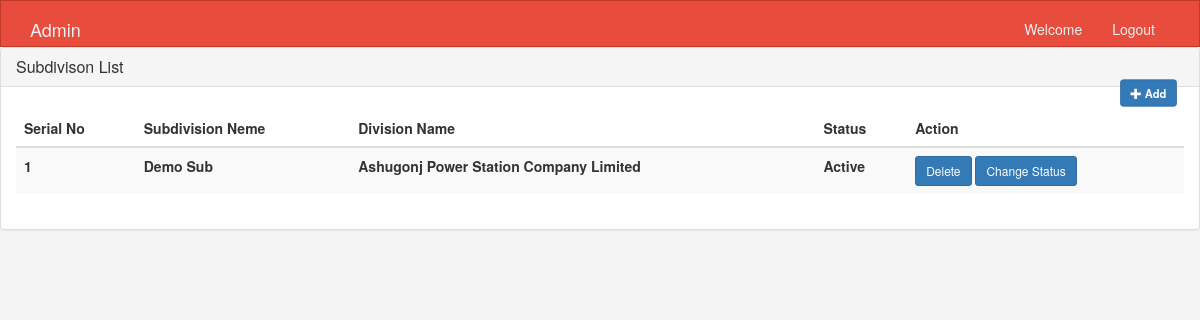
Page /adminsubdivison.php (signed in) on the committed database.
### tables this page shows
CREATE TABLE `subdivisions` (
  `subdivision_id` int(11) NOT NULL,
  `subdivision_name` varchar(255) NOT NULL,
  `division_id` int(11) NOT NULL,
  `subdivision_status` tinyint(1) NOT NULL DEFAULT '1',
  `subdivision_doc` datetime NOT NULL,
  `subdivision_dom` timestamp NOT NULL DEFAULT CURRENT_TIMESTAMP,
  `subdivision_creator` int(11) NOT NULL
);

CREATE TABLE `divisions` (
  `division_id` int(11) NOT NULL,
  `division_name` varchar(255) NOT NULL,
  `ministry_id` int(11) NOT NULL,
  `division_status` tinyint(1) NOT NULL DEFAULT '1',
  `division_doc` datetime NOT NULL,
  `division_dom` timestamp NOT NULL DEFAULT CURRENT_TIMESTAMP ON UPDATE CURRENT_TIMESTAMP,
  `division_creator` int(11) NOT NULL
);

### adminsubdivison.php (the view, shortened to what this page needs)
<?php
  include 'database_connect.php';
?>
<!DOCTYPE html>
<html lang="en">
  <head>
    <link href="bootstrap.min.css" rel="stylesheet">
    <link href="style.css" rel="stylesheet">
  </head>
<body>
<nav class="navbar navbar-default">
  <div class="container">
    <div class="navbar-header">
      <a class="navbar-brand" href="#">Admin</a>
    </div>
    <div id="navbar" class="collapse navbar-collapse">
      <ul class="nav navbar-nav navbar-right">
        <li><a href="#">Welcome</a></li>
        <li><a href="logout.php">Logout</a></li>
      </ul>
    </div>
  </div>
</nav>
<div class="panel panel-default">
  <div class="panel-heading">
    <h3 class="panel-title">Subdivison List</h3>
    <a href="addsubdivison.php" class="btn btn-primary a-btn-slide-text" style="float: right;">
      <span class="glyphicon glyphicon-plus" aria-hidden="true"></span>
      <span><strong>Add</strong></span>
    </a>
  </div>
  <div class="panel-body">
    <table class="table table-striped table-hover">
      <thead>
        <tr>
          <th>Serial No</th>
          <th>Subdivision Neme</th>
          <th>Division Name</th>
          <th>Status</th>
          <th>Action</th>
        </tr>
      </thead>
      <tbody>
        <?php
          $sql="select * from subdivisions join divisions where subdivisions.division_id = divisions.division_id";
          $res = mysqli_query($conn,$sql);
          $count=0;
          while($row = mysqli_fetch_array($res))
          {
            $status=$row['subdivision_status'];
            if ($status == '1') {
                $a='Active';
            }else{
                $a='Inactive';
            }
            $count++;
        ?>
        <tr>
          <th><?php echo $count;?></th>
          <th><?php echo $row['subdivision_name'];?></th>
          <th><?php echo $row['division_name'];?></th>
          <th><?php echo $a;?></th>
          <th class="action">
            <form method="post" action="adminsubdivison.php">
              <button type="submit" class="btn btn-primary a-btn-slide-text btn-sm" name="delete">Delete</button>
              <button type="submit" class="btn btn-primary a-btn-slide-text btn-sm" name="status">Change Status</button>
            </form>
          </th>
        </tr>
        <?php } ?>
      </tbody>
    </table>
  </div>
</div>
  </body>
</html>

### style.css (style rules this page uses)
body { background:#f4f4f4; }
.navbar { min-height: 33px !important; margin-bottom:0; border-radius:0; }
.navbar-nav > li > a, .navbar-brand { padding-top:6px !important; padding-bottom:0 !important; height: 33px; }
.navbar-default { background-color: #e74c3c; border-color: #c0392b; }
.navbar-default .navbar-brand { color: #ecf0f1; }
.navbar-default .navbar-nav > li > a { color: #ecf0f1; }
.navbar-default .navbar-collapse, .navbar-default .navbar-form { border-color: #ecf0f1; }
.container { margin-top: 12px; }

### adminsubdivison.php (style rules this page uses)
a.btn { -webkit-transform: scale(0.8); -moz-transform: scale(0.8); -o-transform: scale(0.8); -webkit-transition-duration: 0.5s; -moz-transition-duration: 0.5s; -o-transition-duration: 0.5s; margin-left: 10px; }

### rows in the picture
subdivisions: subdivision_name "Demo Sub", division.division_name "Ashugonj Power Station Company Limited", subdivision_status "Active"
